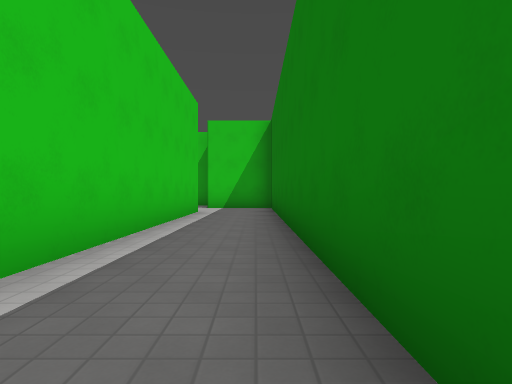
View 1 (above)

17 first-person views from a walk through a 3-D level made in the Godot game engine. The camera is 1.2 m above the floor, looks level and sees 75° across. The floor is counted in squares, 2.4 m on a side. Each view is taken from the middle of a square. On the plan, view 1 faces up. The plan holds only what a view shows up to about 9 squares ahead; the rest is blank. The place goes on beyond the plan. Surface patterns are stand-ins for the level's own textures.

View 2
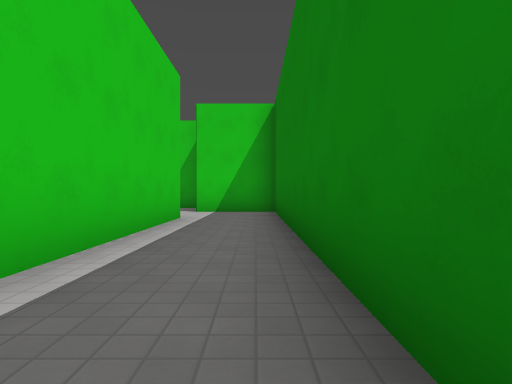

View 3
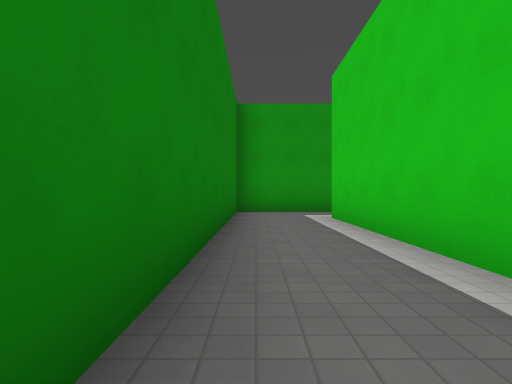

View 4
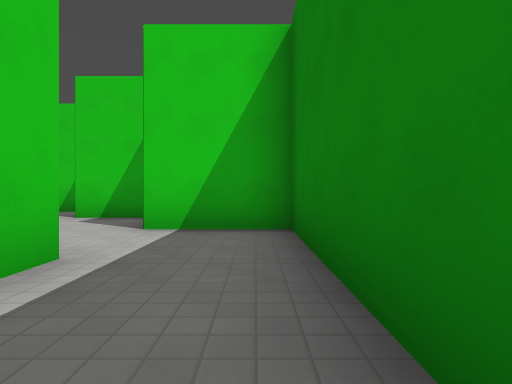

View 5
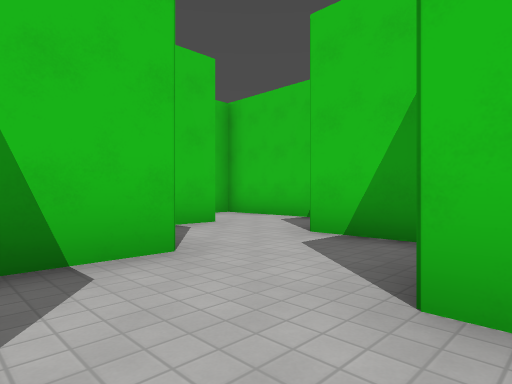

View 6
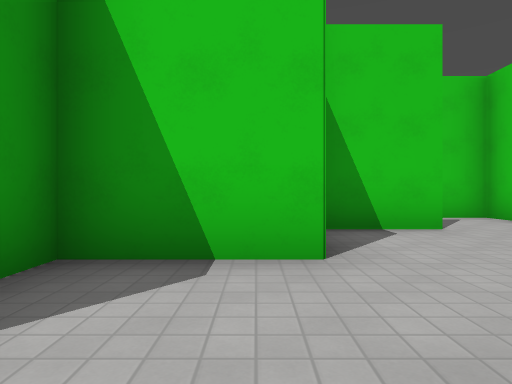

View 7
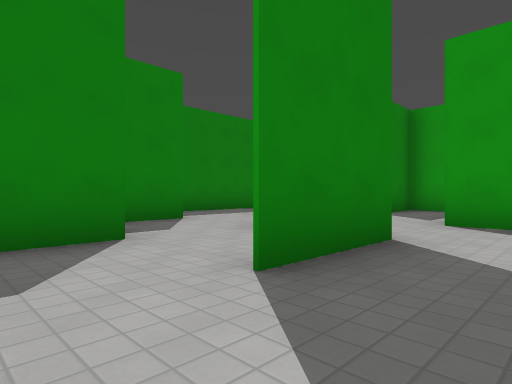

View 8
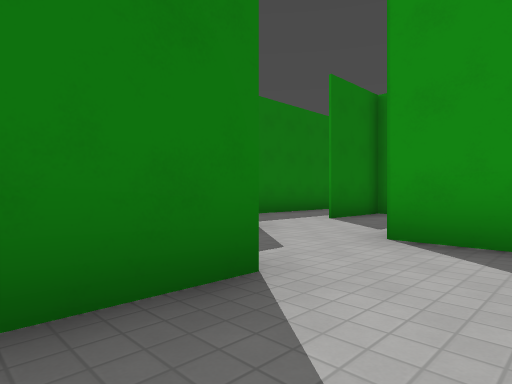

View 9
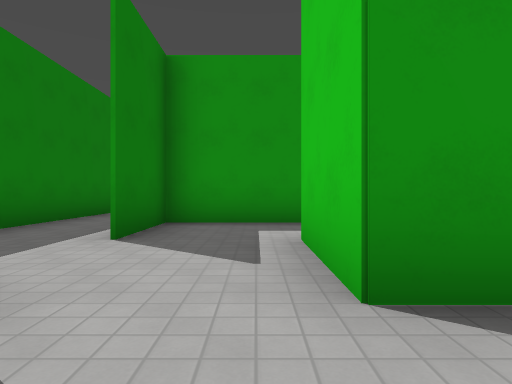

View 10
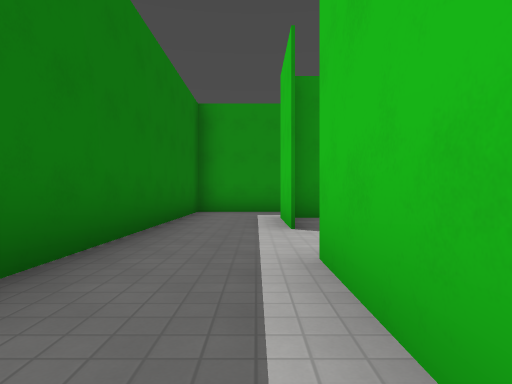

View 11
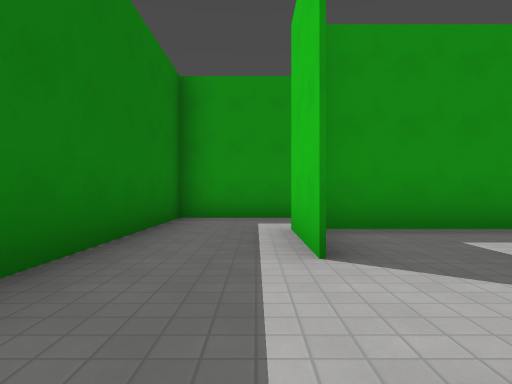

View 12
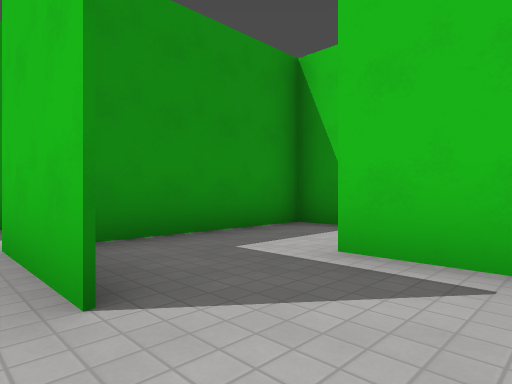

View 13
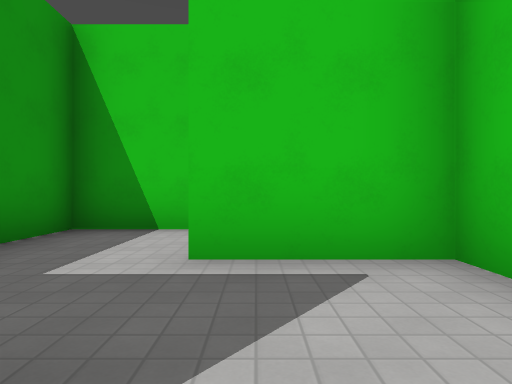

View 14
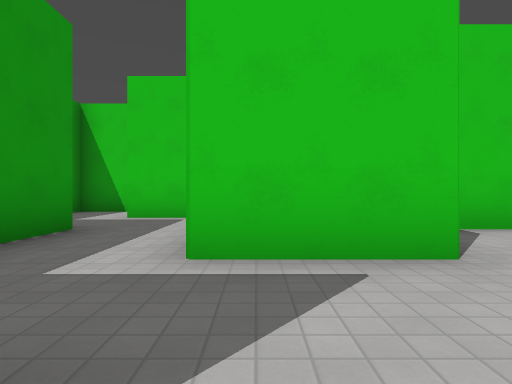

View 15
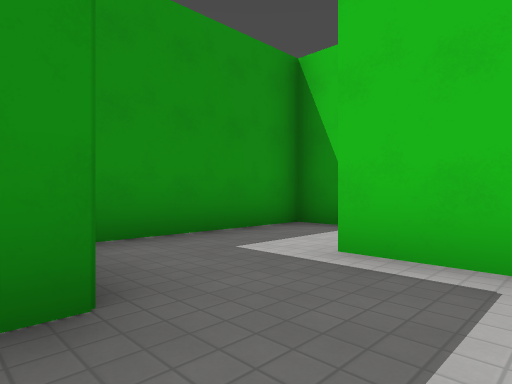

View 16
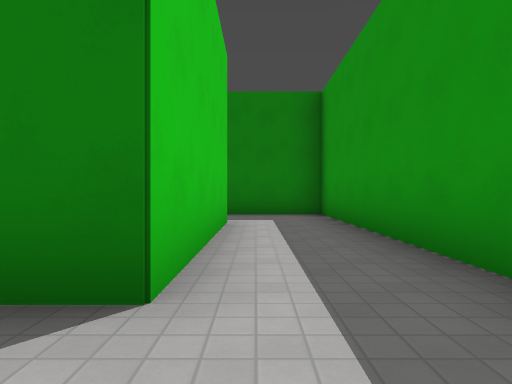

View 17
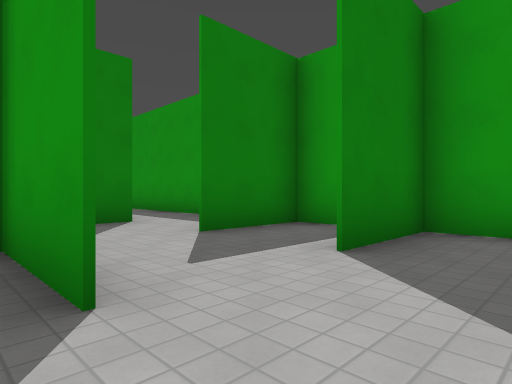

### Floor plan
Key: @ floor where view 1 was taken; # wall or solid block; . floor.
Columns run from 12 left of view 1 to 1 right of it. Each row starts with its distance up from view 1.
 15     #####
 14     #...#
 13      ...###
 12      .#...#
 11     #.###.###
 10     #...#....#
  9       #.###..#
  8       #...#..#
  7       #...#..#
  6   #.....#.#..#
  5   #.. ###.#..#
  4 #...###...#..#
  3 ##### #...#..#
  2 #   #...#.#..#
  1  ..######.#..#
  0  .....#...#.@#
 -1  ..... ####..#
 -2  .#.#........#
 -3   ###########

Where each view was taken, in squares from view 1:
view 1: 0 up, 0 right, facing up
view 2: 2 up, 0 right, facing up
view 3: 5 up, 0 right, facing down
view 4: 6 up, 0 right, facing up
view 5: 9 up, 1 left, facing up-left
view 6: 10 up, 1 left, facing left
view 7: 14 up, 7 left, facing down-right
view 8: 12 up, 7 left, facing down-right
view 9: 10 up, 5 left, facing down
view 10: 7 up, 3 left, facing down
view 11: 5 up, 3 left, facing down
view 12: 4 up, 3 left, facing down-left
view 13: 3 up, 3 left, facing left
view 14: 7 up, 3 left, facing left
view 15: 6 up, 7 left, facing down-left
view 16: 2 down, 7 left, facing right
view 17: 1 up, 11 left, facing down-right
